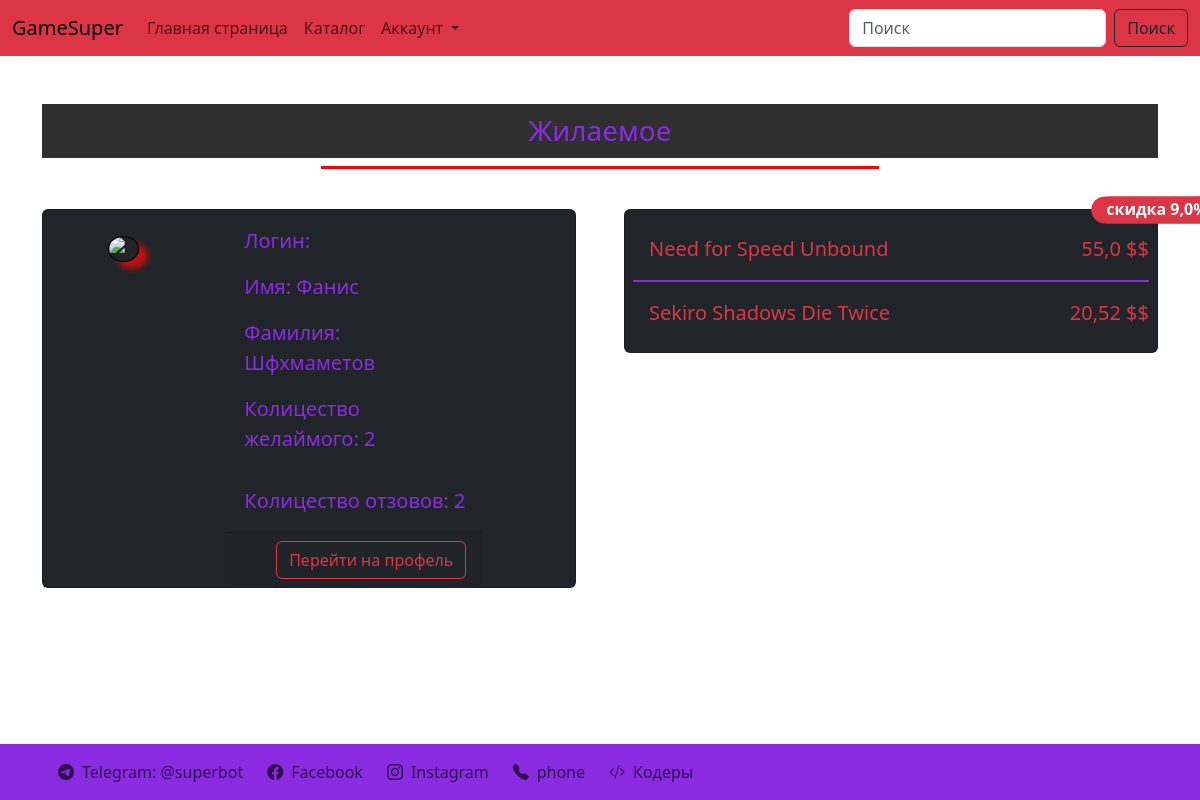
/desired/1, run on the app's committed database.
### account/models.py (models this page shows, shortened)
class Profile(models.Model):
    user = models.OneToOneField(User, on_delete=models.CASCADE, null=True, blank=True, unique=False,
                                verbose_name='Профиль которая привязывает пользователя')
    profile_image = models.ImageField(upload_to='profile/image_account/', null=True, blank=True,
                                      verbose_name='Аватарка пользователя')
    first_name = models.CharField(max_length=200, verbose_name='Имя', null=True, blank=True)
    last_name = models.CharField(max_length=200, verbose_name='Фамилия', null=True, blank=True)
    phone = models.CharField(max_length=200, verbose_name='Телефон', null=True, blank=True)

### pages/models.py (models this page shows, shortened)
class Favorite(models.Model):
    auth = models.ForeignKey(User, on_delete=models.CASCADE)
    product = models.ForeignKey(Products, on_delete=models.CASCADE)

class Products(models.Model):
    title = models.CharField(max_length=200, verbose_name='Заголовок')
    short_description = models.TextField(verbose_name='Краткое описание')
    full_description = models.TextField(verbose_name='Полное описание')
    price_old = models.FloatField(default=0, blank=True, null=True)
    price_new = models.FloatField(default=0, blank=True, null=True)
    discount = models.FloatField(default=0, blank=True, null=True)
    limitation_age = models.IntegerField(default=18)
    date_time = models.DateTimeField(auto_now=False, blank=True, null=True)
    category = models.ForeignKey(Categories, on_delete=models.CASCADE, verbose_name='Категория')
    slug = models.SlugField(max_length=200, blank=True, null=True)
    tags = models.ManyToManyField('TagsGame', related_name='tag_game', verbose_name='Теги или под категории для игры')
    file_came = models.FileField(upload_to='game/file/', verbose_name='Файлы для скачки', null=True, blank=True)
    def get_absolute_url(self):
        return reverse('detail_path', kwargs={'slug_path': self.slug})
    class Meta:
        verbose_name = 'Игра'
        verbose_name_plural = 'Игры'

### pages/views.py (the view)
# urls.py: path('desired/<int:user_id>', views.page_desired, name='desired_path'),
def page_desired(request, user_id):
    profile = get_object_or_404(Profile, user_id=user_id)
    list_desired = Favorite.objects.filter(auth=profile.user)
    context = {
        'profile': profile,
        'list_desired': list_desired,
        'count_user_desired': list_desired.count(),
        'count_user_reviews': list_desired.count(),
        'user_name': request.user.username,
        'active': 3
    }
    return render(request, 'pages/desired.html', context)

### pages/templates/pages/desired.html (shortened to what this page needs)
{% extends 'base.html' %}
{% load static %}
{% block content %}
<div class="container mt-5">
    <h3 class="text-center custom-bg" style="color: blueviolet;">Жилаемое</h3>
    <div class="d-flex justify-content-center mb-4">
        <p class="w-50" style="border-bottom: 3px solid rgb(255, 0, 0);"></p>
    </div>
    <div class="row row-cols-1 row-cols-md-2 g-5">
        <div class="col">
            <div class="card bg-dark">
                <div class="row g-o">
                    <div class="col-4">
                        {% if profile.user.profile_image %}
                        <div class="p-2 text-center">
                            <img src="{{ profile.user.profile_image.url }}" class="card-img-top profile_image"
                                 alt="...">
                        </div>
                        {% else %}
                        <div class="text-center my-3">
                            <img src="{% static 'image/dont_user.png' %}" class="card-img-top profile_image"
                                 alt="...">
                        </div>
                        {% endif %}
                    </div>
                    <div class="col-6">
                        <div class="card-body">
                            <div class="d-flex justify-content-between flex-column my-auto">
                                <p class="card-text text-blueviolet fs-5">
                                    Логин: {{ user_name|title }}
                                </p>
                                {% if profile.first_name and profile.last_name %}
                                <p class="card-text text-blueviolet fs-5">
                                    Имя: {{ profile.first_name|title }}
                                </p>
                                <p class="card-text text-blueviolet fs-5">
                                    Фамилия: {{ profile.last_name|title }}
                                </p>
                                {% endif %}
                                <p class="card-text text-blueviolet fs-5">
                                    Колицество желаймого: {{ count_user_desired }}
                                </p>
                                <p class="card-text text-blueviolet fs-5">
                                    Колицество отзовов: {{ count_user_reviews }}
                                </p>
                            </div>
                        </div>
                        <div class="card-footer">
                            <div class="d-flex justify-content-end">
                                <a href="{% url 'profile' request.user.pk %}" class="btn btn-outline-danger my-auto">Перейти
                                    на профель</a>
                            </div>
                        </div>
                    </div>
                </div>
            </div>
        </div>
        <div class="col">
            <div class="card bg-dark">
                {% if list_desired %}
                <ul class="list-group list-group-flush p-2">
                    {% for i in list_desired %}
                    <li class="bg-dark list_li">
                        <div class="d-flex justify-content-between">
                            <a href="{{ i.product.get_absolute_url }}"
                               class="list-group-item bg-dark text-danger my-auto fs-5" style="border: none;">
                                {{ i.product.title }}
                            </a>
                            {% if i.product.discount > 0.0 %}
                            <span class="position-absolute top-0 start-100 translate-middle badge rounded-pill bg-danger fs-6">
                            скидка {{ i.product.discount }}%
                            </span>
                            <small class="text-danger my-auto py-3 fs-5">{{ i.product.price_new }} $$</small>
                            {% else %}
                            <small class="text-danger my-auto py-3 fs-5">{{ i.product.price_old }} $$</small>
                            {% endif %}
                        </div>
                    </li>
                    {% endfor %}
                </ul>
                {% else %}
                <h3 class="py-3 text-center text-blueviolet">У вас нету желаемых</h3>
                {% endif %}
            </div>
        </div>
    </div>
</div>
{% endblock content %}

### static/css/style.css (style rules this page uses)
body { background: url(../image/back.png); background-position: center, center; background-repeat: no-repeat; background-size: cover; }
.custom-bg { padding: 10px; background-color: rgba(0, 0, 0, 0.814); }
.text-blueviolet { color: blueviolet; }
.list_li { list-style: none; }
.list_li:not(:last-child) { border-bottom: 2px solid blueviolet; }
.profile_image { width: 100px; height: 100px; border-radius: 50%; margin-top: 10px; border: 1px solid black; box-shadow: 9px 7px 6px #bd1111; }

### data on the page
Profile: first_name "Фанис", last_name "Шфхмаметов"
Favorite: product "Need for Speed Unbound", product.price_new "55,0"
Favorite: product "Sekiro Shadows Die Twice", product.discount "9,0", product.price_new "20,52"

### other printed values
{{ count_user_desired }} "2"
{{ count_user_reviews }} "2"
